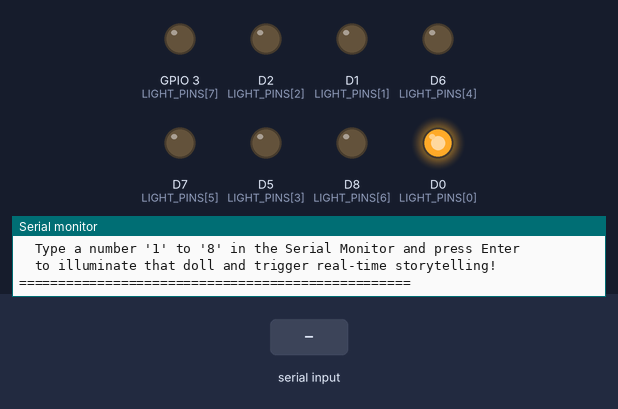
Bench run of a sketch on a simulated ESP8266 (NodeMCU). On the bench: output pins drawn as LEDs (lit = HIGH), the last lines printed to the serial monitor. Inputs (shaded band) come from the test bench. WiFi joins after 1.5 s; servers stay silent unless stated; uploads are accepted with an empty reply.

Above: at 3.9 s.
4.0 s: "30,150\n" received over Serial
At 5.8 s:
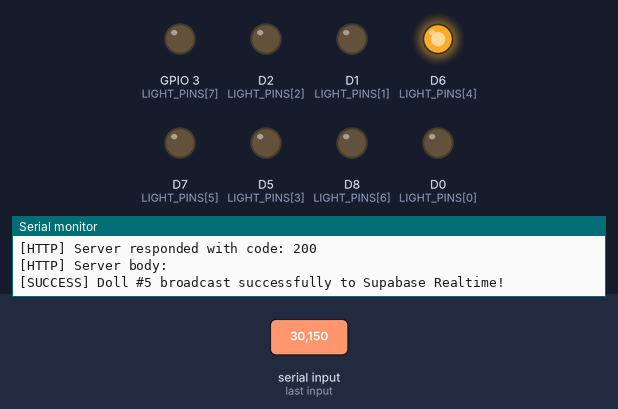
6.1 s: "90,45\n" received over Serial
At 6.41 s:
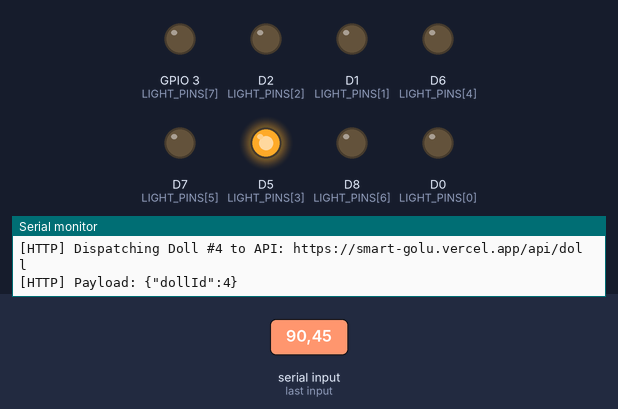
8.0 s: "200\n" received over Serial
At 9.2 s:
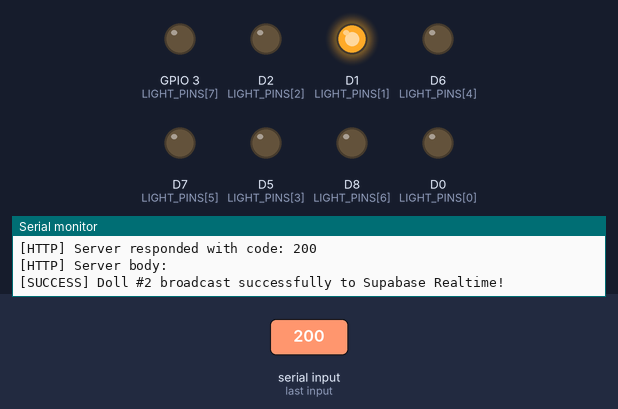
9.5 s: "201\n" received over Serial
At 10.8 s:
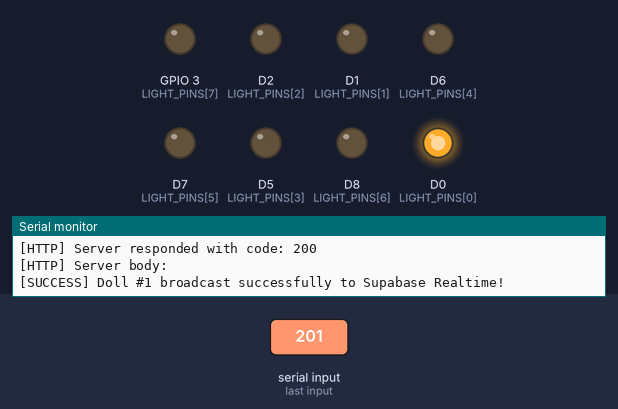
11.3 s: "5\n" received over Serial
At 12.0 s:
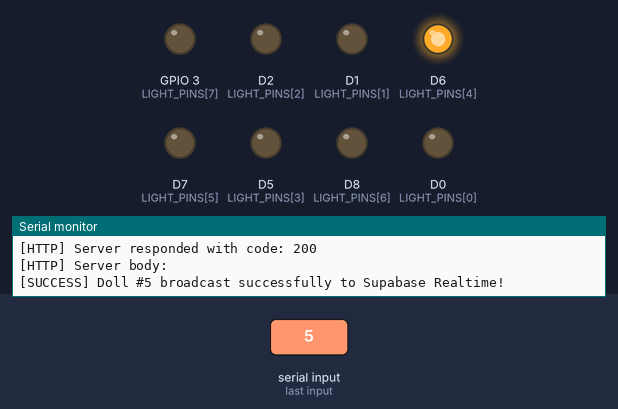
Timing chart, 0 to 13.8 s (numbered marks = the images above; inputs shaded):
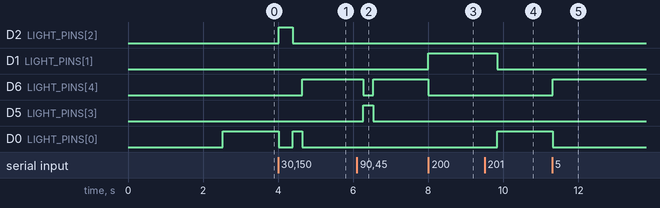

The sketch:

esp8266_smart_golu.ino
```cpp
/**
 * ==============================================================================
 * SMART GOLU - NodeMCU ESP8266 HARDWARE CONTROLLER
 * ==============================================================================
 * Project: Smart Golu — Interactive Digital Storytelling Experience
 * Target Board: NodeMCU 1.0 (ESP-12E Module)
 * Architecture: ESP8266 Wi-Fi -> HTTPS POST -> Next.js /api/doll -> Supabase Realtime
 *
 * Hardware Description:
 *   - Connects to Wi-Fi (e.g. mobile hotspot or home router).
 *   - Controls 8 indicator lights/relays corresponding to the 8 Golu dolls.
 *   - Accepts input to select an active doll (e.g. 8 tactile push buttons, rotary switch,
 *     or serial commands from an exhibition operator).
 *   - Whenever a doll is selected and its light turns on, sends an authenticated HTTPS
 *     POST request to https://your-domain.vercel.app/api/doll with the dollId and device token.
 *
 * Required Arduino Libraries (Install via Arduino Library Manager):
 *   - ESP8266WiFi (built-in to ESP8266 Board Package)
 *   - ESP8266HTTPClient (built-in)
 *   - WiFiClientSecure (built-in)
 *   - ArduinoJson (v6 or v7 by Benoit Blanchon)
 * ==============================================================================
 */

#include <ESP8266WiFi.h>
#include <ESP8266HTTPClient.h>
#include <WiFiClientSecure.h>
#include <ArduinoJson.h>

// ==============================================================================
// 1. NETWORK & API CONFIGURATION (Customize with your credentials)
// ==============================================================================

// Wi-Fi Credentials (supports 2.4 GHz mobile hotspot or home network)
const char* WIFI_SSID     = "YOUR_WIFI_HOTSPOT_SSID";
const char* WIFI_PASSWORD = "YOUR_WIFI_HOTSPOT_PASSWORD";

// Server API Endpoint
// In production, use your deployed Vercel domain with HTTPS (e.g., https://smart-golu.vercel.app/api/doll)
const char* API_URL       = "https://smart-golu.vercel.app/api/doll";

// Shared Hardware Device Token (Must match DEVICE_TOKEN in your Next.js .env.local)
const char* DEVICE_TOKEN  = "golu_sec_device_token_9f8a3c42e1";

// ==============================================================================
// 2. PIN DEFINITIONS & HARDWARE MAPPING
// ==============================================================================
// NodeMCU ESP8266 GPIO mapping:
// Note: ESP8266 has limited GPIOs. For 8 individual lights, use GPIOs D0-D8,
// or an I2C relay board / 74HC595 shift register.
// Below is a standard 8-pin digital output setup for 8 relay channels or LEDs:
const int LIGHT_PINS[8] = {
  D0, // GPIO16 - Doll 1: Lord Ganesha
  D1, // GPIO5  - Doll 2: Goddess Lakshmi
  D2, // GPIO4  - Doll 3: Goddess Saraswati
  D5, // GPIO14 - Doll 4: Goddess Durga
  D6, // GPIO12 - Doll 5: Lord Murugan
  D7, // GPIO13 - Doll 6: Marapachi Dolls
  D8, // GPIO15 - Doll 7: Dasavataram Set
  3   // RX/GPIO3 or D3 (GPIO0) - Doll 8: Chettiar & Aachi
};

// State variables
int currentActiveDoll = 1;
unsigned long lastButtonCheckTime = 0;

// ==============================================================================
// 3. SECURITY & SSL CERTIFICATE CONFIGURATION
// ==============================================================================
/**
 * PRODUCTION NOTE:
 * For production deployment, you should supply the Root CA certificate
 * fingerprint or public certificate bundle for your hosting provider (e.g. Let's Encrypt / Vercel).
 *
 * For development/prototyping with dynamic IP addresses, setInsecure() bypasses
 * certificate validation.
 * WARNING: setInsecure() does NOT protect against Man-In-The-Middle attacks.
 * In a production exhibition, use client.setFingerprint() or BearSSL::CertStore.
 */
WiFiClientSecure client;

// ==============================================================================
// 4. API DISPATCH FUNCTION
// ==============================================================================
bool sendDollSelectionToServer(int dollId) {
  if (WiFi.status() != WL_CONNECTED) {
    Serial.println("[ERROR] Cannot send doll update: Wi-Fi disconnected!");
    return false;
  }

  Serial.printf("[HTTP] Dispatching Doll #%d to API: %s\n", dollId, API_URL);

  HTTPClient http;

  // Configure SSL client
  // DEVELOPMENT PROTOTYPE ONLY: Insecure TLS mode
  client.setInsecure();
  client.setTimeout(8000); // 8 second timeout

  if (!http.begin(client, API_URL)) {
    Serial.println("[ERROR] Unable to connect to host endpoint");
    return false;
  }

  // Set HTTP headers
  http.addHeader("Content-Type", "application/json");
  http.addHeader("x-device-token", DEVICE_TOKEN);
  http.addHeader("User-Agent", "SmartGolu-NodeMCU-ESP8266/1.0");

  // Create JSON payload
  StaticJsonDocument<128> doc;
  doc["dollId"] = dollId;

  String requestBody;
  serializeJson(doc, requestBody);

  Serial.printf("[HTTP] Payload: %s\n", requestBody.c_str());

  // Execute POST request
  int httpResponseCode = http.POST(requestBody);

  bool success = false;
  if (httpResponseCode > 0) {
    String responseString = http.getString();
    Serial.printf("[HTTP] Server responded with code: %d\n", httpResponseCode);
    Serial.printf("[HTTP] Server body: %s\n", responseString.c_str());

    if (httpResponseCode == 200 || httpResponseCode == 201) {
      Serial.printf("[SUCCESS] Doll #%d broadcast successfully to Supabase Realtime!\n", dollId);
      success = true;
    } else if (httpResponseCode == 401) {
      Serial.println("[SECURITY ERROR] 401 Unauthorized! Check DEVICE_TOKEN on server.");
    } else {
      Serial.printf("[WARNING] Server returned status %d\n", httpResponseCode);
    }
  } else {
    Serial.printf("[ERROR] HTTP POST failed, error: %s\n", http.errorToString(httpResponseCode).c_str());
  }

  http.end();
  return success;
}

// ==============================================================================
// 5. LIGHT / RELAY SWITCHING
// ==============================================================================
void activateDollLight(int dollId) {
  if (dollId < 1 || dollId > 8) return;

  Serial.printf("[HARDWARE] Switching physical light focus to Doll #%d\n", dollId);

  // Turn on only the selected doll's light, turn others off
  // (Assuming active HIGH relays; invert if using active LOW relay modules)
  for (int i = 0; i < 8; i++) {
    int targetPin = LIGHT_PINS[i];
    if ((i + 1) == dollId) {
      digitalWrite(targetPin, HIGH); // Turn ON active doll lamp
    } else {
      digitalWrite(targetPin, LOW);  // Turn OFF other lamps
    }
  }

  currentActiveDoll = dollId;
}

// ==============================================================================
// 6. WI-FI INITIALIZATION
// ==============================================================================
void setupWiFi() {
  Serial.println();
  Serial.print("[WIFI] Connecting to SSID: ");
  Serial.println(WIFI_SSID);

  WiFi.mode(WIFI_STA);
  WiFi.begin(WIFI_SSID, WIFI_PASSWORD);

  int attempts = 0;
  while (WiFi.status() != WL_CONNECTED && attempts < 30) {
    delay(500);
    Serial.print(".");
    attempts++;
  }

  if (WiFi.status() == WL_CONNECTED) {
    Serial.println();
    Serial.println("[WIFI] Connected successfully!");
    Serial.print("[WIFI] IP Address assigned: ");
    Serial.println(WiFi.localIP());
    Serial.print("[WIFI] Signal Strength (RSSI): ");
    Serial.print(WiFi.RSSI());
    Serial.println(" dBm");
  } else {
    Serial.println();
    Serial.println("[WIFI] Failed to connect to hotspot within 15 seconds.");
    Serial.println("[WIFI] Check SSID and password. The system will retry in loop().");
  }
}

// ==============================================================================
// 7. SETUP & MAIN LOOP
// ==============================================================================
void setup() {
  Serial.begin(115200);
  delay(1000);

  Serial.println();
  Serial.println("==================================================");
  Serial.println("    SMART GOLU — NodeMCU ESP8266 CONTROLLER       ");
  Serial.println("    Tradition Meets Technology · Navaratri 2026   ");
  Serial.println("==================================================");

  // Configure light output pins
  for (int i = 0; i < 8; i++) {
    pinMode(LIGHT_PINS[i], OUTPUT);
    digitalWrite(LIGHT_PINS[i], LOW);
  }

  // Connect to Wi-Fi
  setupWiFi();

  // Initialize with Doll 1 (Lord Ganesha)
  activateDollLight(1);
  if (WiFi.status() == WL_CONNECTED) {
    sendDollSelectionToServer(1);
  }

  Serial.println();
  Serial.println("Commands:");
  Serial.println("  Type a number '1' to '8' in the Serial Monitor and press Enter");
  Serial.println("  to illuminate that doll and trigger real-time storytelling!");
  Serial.println("==================================================");
}

void loop() {
  // Reconnect Wi-Fi automatically if connection dropped
  if (WiFi.status() != WL_CONNECTED) {
    static unsigned long lastReconnectAttempt = 0;
    if (millis() - lastReconnectAttempt > 10000) {
      Serial.println("[WIFI] Lost connection. Attempting auto-reconnect...");
      WiFi.reconnect();
      lastReconnectAttempt = millis();
    }
  }

  // Check for incoming commands over Serial Monitor (for testing or interactive exhibition)
  if (Serial.available() > 0) {
    char inputChar = Serial.read();
    if (inputChar >= '1' && inputChar <= '8') {
      int selectedDoll = inputChar - '0';
      Serial.printf("[INPUT] Selected Doll: #%d\n", selectedDoll);

      // 1. Physically switch on the doll's light
      activateDollLight(selectedDoll);

      // 2. Notify the Next.js API route to sync all connected visitor devices
      sendDollSelectionToServer(selectedDoll);
    }
  }

  delay(50);
}
```

Measured:
- after the input at 4.0 s, D2 (LIGHT_PINS[2]): LOW → HIGH at once, → LOW 0.37 s later; D6 (LIGHT_PINS[4]): LOW → HIGH after 0.65 s; D0 (LIGHT_PINS[0]): HIGH → LOW at once, → HIGH 0.37 s later, → LOW 0.27 s later
- after the input at 6.1 s, D6 (LIGHT_PINS[4]): HIGH → LOW after 0.17 s, → HIGH 0.27 s later; D5 (LIGHT_PINS[3]): LOW → HIGH after 0.17 s, → LOW 0.27 s later
- after the input at 8.0 s, D1 (LIGHT_PINS[1]): LOW → HIGH at once; D6 (LIGHT_PINS[4]): HIGH → LOW at once
- after the input at 9.5 s, D1 (LIGHT_PINS[1]): HIGH → LOW after 0.34 s; D0 (LIGHT_PINS[0]): LOW → HIGH after 0.34 s
- after the input at 11.3 s, D6 (LIGHT_PINS[4]): LOW → HIGH at once; D0 (LIGHT_PINS[0]): HIGH → LOW at once
